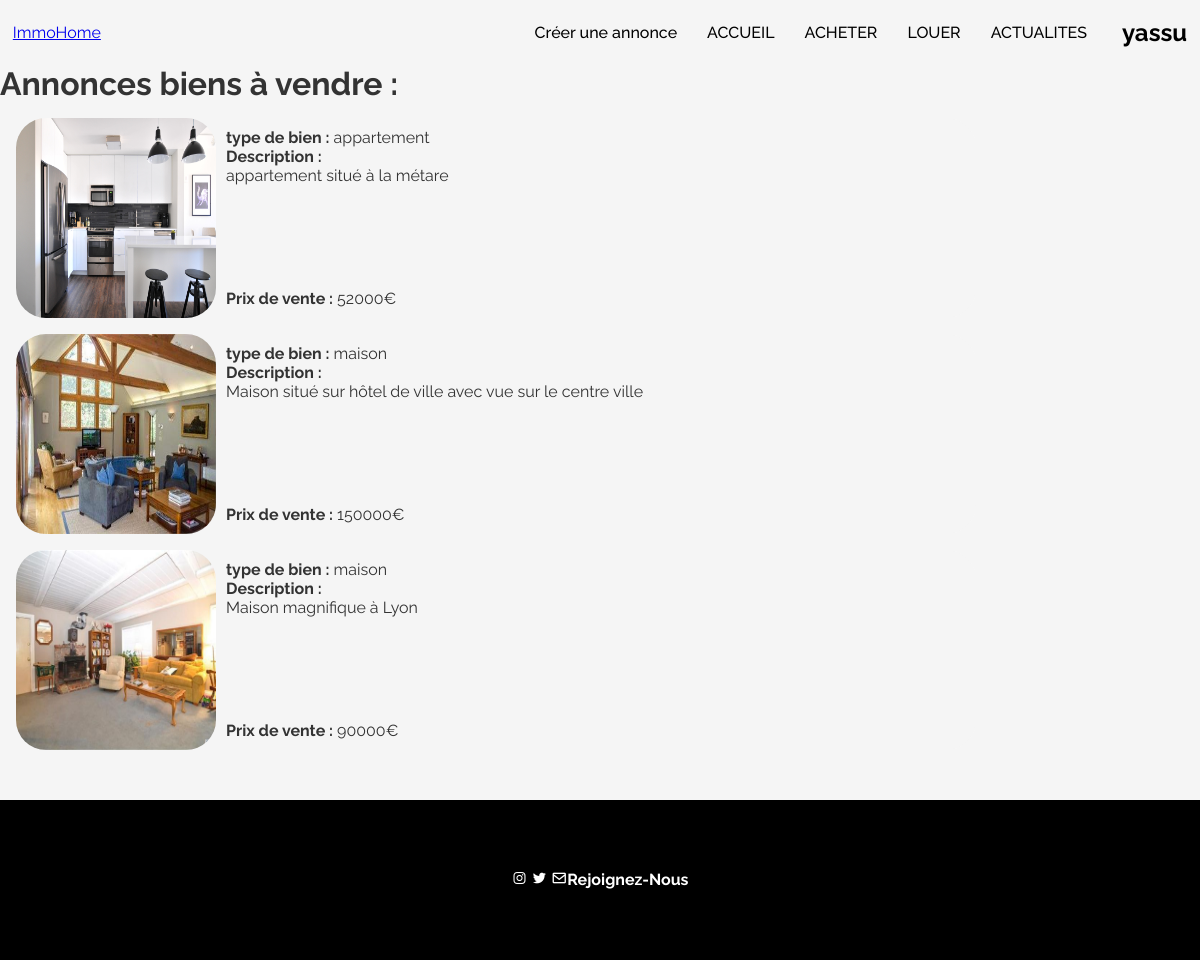
/acheter.php (signed in), run on the app's committed database.
### tables this page shows
CREATE TABLE `users` (
  `id` bigint(20) UNSIGNED NOT NULL,
  `user_name` varchar(100) NOT NULL,
  `password` varchar(100) NOT NULL,
  `date` timestamp NOT NULL DEFAULT current_timestamp() ON UPDATE current_timestamp(),
  `nom` varchar(255) DEFAULT NULL,
  `prenom` varchar(255) DEFAULT NULL,
  `number` varchar(255) DEFAULT NULL
);

CREATE TABLE `biens_achat` (
  `id_bien` bigint(20) UNSIGNED NOT NULL COMMENT 'clé primaire et étrangère de la table biens_immbiliers(id)',
  `prix` mediumint(8) UNSIGNED NOT NULL COMMENT 'prix d''achat du bien'
);

CREATE TABLE `images_biens_immobiliers` (
  `id_bien` bigint(20) UNSIGNED NOT NULL COMMENT 'identifiant du bien correspondant à l''image',
  `nom_image` varchar(255) NOT NULL COMMENT 'nom de l''image dans la base d''images (dossier)'
);

CREATE TABLE `biens_immobiliers` (
  `id` bigint(20) UNSIGNED NOT NULL,
  `id_user` bigint(20) UNSIGNED DEFAULT NULL COMMENT 'Clé étrangère, clé primaire de la table users',
  `id_ville` int(10) UNSIGNED DEFAULT NULL COMMENT 'Clé étrangère, clé primaire de la table ville',
  `surface` smallint(5) UNSIGNED DEFAULT NULL COMMENT 'La surface du bien immobilier',
  `type` enum('appartement','maison','terrain','parking','autre') DEFAULT NULL,
  `description` text DEFAULT NULL COMMENT 'description du bien'
);

### function.php (called while the page is built, shortened)
<?php
function check_login(){
    if ( isset($_SESSION['user_id'] ) ){
        $id = $_SESSION['user_id'] ;
        $db = connect() ;
        $query = 'select * from users where id = :id limit 1' ;
        $query = $db->prepare($query) ;
        $query->execute([':id' => $id]) ;
        if ($query){
            if ($query && ($query->rowCount() > 0)){
                $user_data = $query->fetch() ;
                return $user_data ;
            }
        }
    }
    return null ;
}

### acheter.php (the view, shortened to what this page needs)
<?php
    include('function.php') ;
    $user_data = check_login() ;
?>
<!DOCTYPE html>
<html>
  <head>
    <link rel="stylesheet" href="https://cdn.jsdelivr.net/npm/boxicons@latest/css/boxicons.min.css">
    <link rel='stylesheet' href='style_annonce.css'>
  </head>
  <body>
  <header>
    <?php include("header.php") ; ?>
  </header>
    <h1>Annonces biens à vendre : </h1>
    <?php
    $db = connect() ;
    if (isset($_GET) && count($_GET) > 0 ){
        $prix_min = 0 ;
        $prix_max = 1000000000 ;
        $surface_min = 0 ;
        $surface_max = 65535 ;
        if (isset($_GET['type']) && isset($_GET['ville'])) {
            $type = filter_input(INPUT_GET, 'type' ) ;
            $ville = filter_input(INPUT_GET, 'ville') ;
            if (isset($_GET['prix_min']) && is_numeric($_GET['prix_min']))
                $prix_min = intval($_GET['prix_min']) ;
            if (isset($_GET['prix_max']) && is_numeric($_GET['prix_max']))
                $prix_max = intval($_GET['prix_max']) ;
            if (isset($_GET['surface_min']) && is_numeric($_GET['surface_min']) )
                $surface_min = intval($_GET['surface_min']) ;
            if (isset($_GET['surface_max']) && is_numeric($_GET['surface_max']))
                $surface_max = intval($_GET['surface_max']) ;
        }
        $query = "SELECT id_bien AS 'id' , prix, id_user, id_ville, surface, type, description
                FROM biens_achat, biens_immobiliers
                WHERE biens_achat.id_bien = biens_immobiliers.id
                AND biens_immobiliers.type LIKE :type
                AND id_ville = :ville
                AND prix >= :prix_min AND prix <= :prix_max
                AND surface >= :surface_min AND surface <= :surface_max" ;
        $query = $db->prepare($query) ;
        $query->execute([":type"=>$type, ':ville'=>$ville , ":prix_min"=>$prix_min, ":prix_max"=>$prix_max, ":surface_min"=> $surface_min, "surface_max"=> $surface_max]) ;
    }
    else{
        $query = "SELECT id_bien AS 'id' , prix, id_user, id_ville, surface, type, description
                FROM biens_achat, biens_immobiliers
                WHERE biens_achat.id_bien = biens_immobiliers.id" ;
        $query = $db->prepare($query) ;
        $query->execute() ;
    }
    for($i=0 ; $i<$query->rowCount() ; $i++){
        $result = $query->fetch() ;
        $query_image = 'select * from images_biens_immobiliers where id_bien = :id ' ;
        $query_image = $db->prepare($query_image) ;
        $query_image->execute([':id' => $result['id']]) ;
        ?>
        <div class='cont_annonce'>
          <div class='img_bx'>
            <?php if ($query_image && !$query_image->rowCount()) :?>
              <img src='images_annonces/no_photo.jpg' alt='photo indisponible'>
            <?php else : ?>
              <img src=<?php echo 'images_annonces/' . $query_image->fetch()['nom_image'] ; ?> alt='photo indisponible'>
            <?php endif ; ?>
          </div>
          <div class='cont_descr'>
            <p>
            <strong>type de bien :</strong> <?php echo $result['type'] . '<br>';?>
            <strong>Description :</strong>
            <?php echo '<br>' . $result['description'] ; ?>
            </p>
            <p class='prix'>
            <strong>Prix de vente :</strong> <?php echo $result['prix'] . '€' ; ?>
            </p>
          </div>
        </div>
    <?php } ?>
    <?php
      include('footer.php') ;
    ?>
  </body>
</html>

### header.php (shortened to what this page needs)
<nav>
    <a href="#" class="logo">ImmoHome </a>
    <div class="elements">
        <ul>
            <div class="btn_haut"><li><a href="ajout_annonce.php">Créer une annonce</a></li></div>
            <li><a href="index.php">ACCUEIL</a></li>
            <li><a href="acheter.php">ACHETER</a></li>
            <li><a href="louer.php">LOUER</a></li>
            <li><a href="#actualite">ACTUALITES</a></li>
        </ul>
        <div class="account">
            <?php if (isset($user_data)) :?>
                <h1 id="user"><?php echo $user_data['user_name'] ; ?> </h1>
            <?php else : ?>
                <a href="login.php">
                <i class='bx bx-user'></i>
                </a>
            <?php endif ; ?>
        </div>
    </div>
</nav>

### style_annonce.css (style rules this page uses)
* { font-family: 'Raleway', sans-serif ; padding: 0; margin: 0; box-sizing: border-box; }
header { margin: auto; padding : 0.8em ; width: 100%; transition: .3s linear; background-color : whitesmoke ; }
header nav { margin: 5px auto; width:100%; height:7%; justify-content: space-between; align-items: center; display: flex; }
header nav .elements { display: flex; align-items: center; }
header nav .elements ul { display: flex; list-style: none; align-items: center; }
header nav .elements ul li { display: flex; padding: 3px 15px; align-items: center; }
header nav .elements ul li a { font-style: 12px; font-weight: 500; color: #000; transition: .3s linear; text-decoration: none; }
.account { display: flex; align-items: center; margin-left: 20px; color: #000;; }
.cont_annonce { margin : 1em ; display : flex ; width : 80% ; height : 200px ; border-radius : 30px ; background-color : whitesmoke ; }
.cont_annonce .img_bx { padding-right : 5% ; width : 200px ; height : 200px ; }
.cont_annonce img { border-radius : 30px ; width : inherit ; height : inherit ; }
.cont_annonce .cont_descr { float : left ; }
p { width : inherit ; height : inherit ; padding : 10px ; overflow : hidden ; }
p.prix { position : sticky ; top : 100% ; }
body { font-family: Arial, sans-serif; font-size: 16px; color: #333; background-color: #f5f5f5; }

### data on the page
users: user_name "yassu"
biens_achat: images_biens_immobiliers.nom_image (picture), id_bien.type "appartement", id_bien.description "appartement situé à la métare", prix "52000"
biens_achat: images_biens_immobiliers.nom_image (picture), id_bien.type "maison", id_bien.description "Maison situé sur hôtel de ville avec vue sur le centre ville", prix "150000"
biens_achat: images_biens_immobiliers.nom_image (picture), id_bien.type "maison", id_bien.description "Maison magnifique à Lyon", prix "90000"
